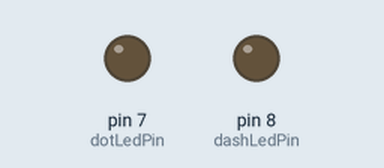
A sketch run on a simulated Arduino Uno, built with avr-gcc and run on an emulated ATmega328P. Parts: output pins drawn as LEDs (lit = HIGH).

Above: at 1.6 s.
At 18.52 s:
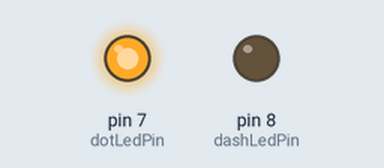
At 34.2 s:
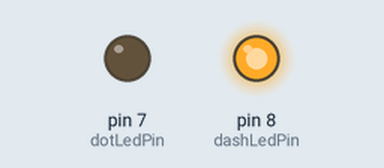
Timing chart, 0 to 35.9 s (numbered marks = the images above):
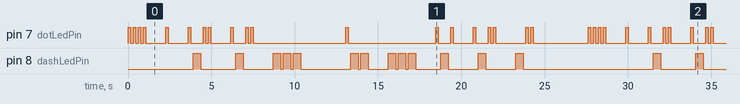

Measured:
- by itself, pin 7 (dotLedPin), pin 8 (dashLedPin): moves between LOW and HIGH, repeating every 27.6 s
- by itself, everything shown: repeats every 27.6 s, in 64 steps

The sketch:

MorseCode.ino
```cpp
// Define the LED pins
const int dotLedPin = 7; // Dot LED on pin 13
const int dashLedPin = 8; // Dash LED on pin 12

// Define the Morse code timings (in milliseconds)
const int dotDuration = 150; // Duration of a dot
const int dashDuration = 3 * dotDuration; // Duration of a dash
const int interElementPause = dotDuration; // Pause between elements of the same letter
const int interLetterPause = 3 * dotDuration; // Pause between letters
const int interWordPause = 7 * dotDuration; // Pause between words

void setup() {
  // Initialize the LED pins as outputs
  pinMode(7, OUTPUT);
  pinMode(8, OUTPUT);
}

void loop() {
  //Morse code for "HELLO WORLD"
  const char* morseCode = ".... . .-.. .-.. --- / .-- --- .-. .-.. -..";

  // Loop through each character in the Morse code string
  for (int i = 0; morseCode[i] != '\0'; i++) {
    // Check if the character is a dot or dash
    if (morseCode[i] == '.') {
      // Blink the dot LED
      blink(dotLedPin, dotDuration);
      delay(interElementPause);
    } else if (morseCode[i] == '-') {
      // Blink the dash LED
      blink(dashLedPin, dashDuration);
      delay(interElementPause);
    } else if (morseCode[i] == ' ') {
      // Pause between words
      delay(interWordPause);
    } else if (morseCode[i] == '/') {
      // Pause between letters
      delay(interLetterPause);
    }
  }

  // Pause at the end of the Morse code sequence
  delay(interWordPause * 3);
}

// Function to blink an LED for a specified duration
void blink(int pin, int duration) {
  digitalWrite(pin, HIGH);
  delay(duration);
  digitalWrite(pin, LOW);
}
```
